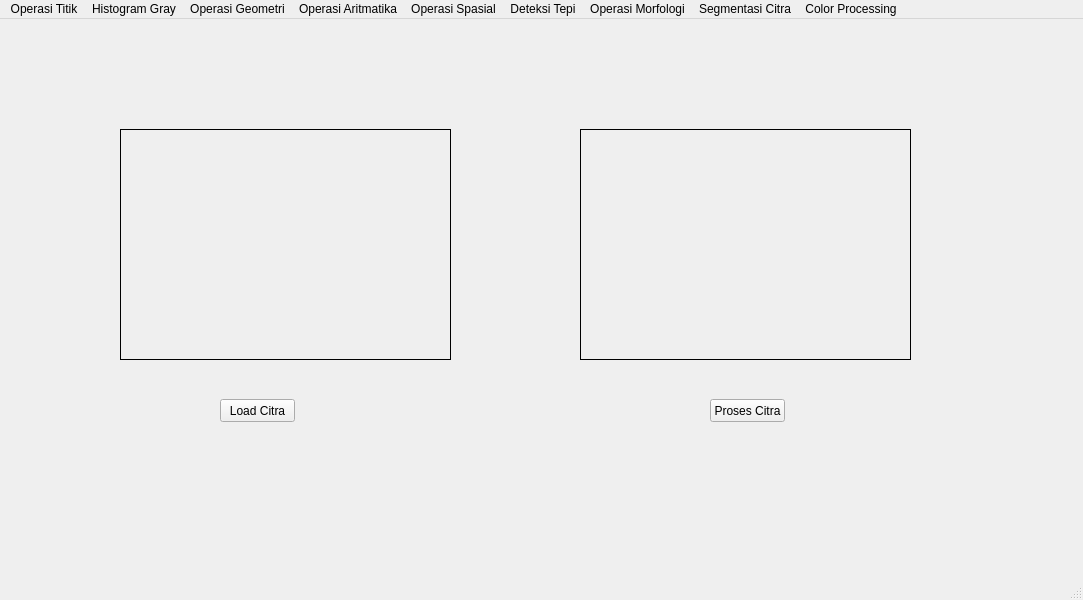
<?xml version="1.0" encoding="UTF-8"?>
<ui version="4.0">
 <class>MainWindow</class>
 <widget class="QMainWindow" name="MainWindow">
  <property name="geometry">
   <rect>
    <x>0</x>
    <y>0</y>
    <width>1083</width>
    <height>600</height>
   </rect>
  </property>
  <property name="windowTitle">
   <string>MainWindow</string>
  </property>
  <widget class="QWidget" name="centralwidget">
   <widget class="QPushButton" name="button_loadCitra">
    <property name="geometry">
     <rect>
      <x>220</x>
      <y>380</y>
      <width>75</width>
      <height>23</height>
     </rect>
    </property>
    <property name="text">
     <string>Load Citra</string>
    </property>
   </widget>
   <widget class="QLabel" name="label">
    <property name="geometry">
     <rect>
      <x>120</x>
      <y>110</y>
      <width>331</width>
      <height>231</height>
     </rect>
    </property>
    <property name="frameShape">
     <enum>QFrame::Box</enum>
    </property>
    <property name="text">
     <string/>
    </property>
   </widget>
   <widget class="QLabel" name="label_2">
    <property name="geometry">
     <rect>
      <x>580</x>
      <y>110</y>
      <width>331</width>
      <height>231</height>
     </rect>
    </property>
    <property name="frameShape">
     <enum>QFrame::Box</enum>
    </property>
    <property name="text">
     <string/>
    </property>
   </widget>
   <widget class="QPushButton" name="button_prosesCitra">
    <property name="geometry">
     <rect>
      <x>710</x>
      <y>380</y>
      <width>75</width>
      <height>23</height>
     </rect>
    </property>
    <property name="text">
     <string>Proses Citra</string>
    </property>
   </widget>
  </widget>
  <widget class="QMenuBar" name="menubar">
   <property name="geometry">
    <rect>
     <x>0</x>
     <y>0</y>
     <width>1083</width>
     <height>21</height>
    </rect>
   </property>
   <widget class="QMenu" name="menuOperasi_Titik">
    <property name="title">
     <string>Operasi Titik</string>
    </property>
    <addaction name="actionOperasi_Pencerahan"/>
    <addaction name="actionSimple_Contrast"/>
    <addaction name="actionContrast_Stretching"/>
    <addaction name="actionNegative_Image"/>
    <addaction name="actionBiner_Image"/>
   </widget>
   <widget class="QMenu" name="menuHistogram_Gray">
    <property name="title">
     <string>Histogram Gray</string>
    </property>
    <addaction name="actionHistogram_Gray"/>
    <addaction name="actionHistogram_RGB"/>
    <addaction name="actionHistogram_Equal"/>
   </widget>
   <widget class="QMenu" name="menuOperasi_Geometri">
    <property name="title">
     <string>Operasi Geometri</string>
    </property>
    <widget class="QMenu" name="menuRotasi">
     <property name="title">
      <string>Rotasi</string>
     </property>
     <addaction name="action90_Derajat"/>
     <addaction name="action45_Derajat"/>
     <addaction name="action180_Derajat"/>
     <addaction name="action_45_Derajat"/>
     <addaction name="action_90_Derajat"/>
    </widget>
    <widget class="QMenu" name="menuResize">
     <property name="title">
      <string>Resize</string>
     </property>
     <addaction name="actionZoom_In"/>
     <addaction name="actionZoom_Out"/>
     <addaction name="actionDimensi"/>
    </widget>
    <addaction name="actionTranslasi"/>
    <addaction name="menuRotasi"/>
    <addaction name="menuResize"/>
    <addaction name="actionCrop"/>
   </widget>
   <widget class="QMenu" name="menuOperasi_Aritmatika">
    <property name="title">
     <string>Operasi Aritmatika</string>
    </property>
    <widget class="QMenu" name="menuBoolean">
     <property name="title">
      <string>Boolean</string>
     </property>
     <addaction name="actionAnd"/>
     <addaction name="actionOr"/>
     <addaction name="actionNot"/>
     <addaction name="actionXor"/>
    </widget>
    <widget class="QMenu" name="menuAritmatika">
     <property name="title">
      <string>Aritmatika</string>
     </property>
     <addaction name="actionAdd"/>
     <addaction name="actionSubtract"/>
    </widget>
    <addaction name="menuAritmatika"/>
    <addaction name="menuBoolean"/>
   </widget>
   <widget class="QMenu" name="menuOperasi_Spasial">
    <property name="title">
     <string>Operasi Spasial</string>
    </property>
    <widget class="QMenu" name="menuImage_Sharpening">
     <property name="title">
      <string>Image Sharpening</string>
     </property>
     <addaction name="actioni"/>
     <addaction name="actionii"/>
     <addaction name="actioniii"/>
     <addaction name="actioniv"/>
     <addaction name="actionv"/>
     <addaction name="actionvi"/>
    </widget>
    <addaction name="actionKonvolusi_2D"/>
    <addaction name="actionMean_Filter"/>
    <addaction name="actionGauss_Filter"/>
    <addaction name="menuImage_Sharpening"/>
    <addaction name="actionMedian_Filter"/>
    <addaction name="actionMax_Filter"/>
    <addaction name="actionMin_Filter"/>
   </widget>
   <widget class="QMenu" name="menuDeteksi_Tepi">
    <property name="title">
     <string>Deteksi Tepi</string>
    </property>
    <addaction name="actionSobel"/>
    <addaction name="actionCanny"/>
   </widget>
   <widget class="QMenu" name="menuOperasi_Morfologi">
    <property name="title">
     <string>Operasi Morfologi</string>
    </property>
    <widget class="QMenu" name="menuMorfologi">
     <property name="title">
      <string>Morfologi</string>
     </property>
     <addaction name="actionDilasi"/>
     <addaction name="actionErosi"/>
     <addaction name="actionOpening"/>
     <addaction name="actionClosing"/>
    </widget>
    <addaction name="menuMorfologi"/>
   </widget>
   <widget class="QMenu" name="menuSegmentasi_Citra">
    <property name="title">
     <string>Segmentasi Citra</string>
    </property>
    <widget class="QMenu" name="menuLocal_Thresholding">
     <property name="title">
      <string>Local Thresholding</string>
     </property>
     <addaction name="actionBinary"/>
     <addaction name="actionBinary_Invers"/>
     <addaction name="actionTrunc"/>
     <addaction name="actionTo_Zero"/>
     <addaction name="actionTo_Zero_Invers"/>
    </widget>
    <widget class="QMenu" name="menuAdaptive_Thresholding">
     <property name="title">
      <string>Adaptive Thresholding</string>
     </property>
     <addaction name="actionMean_Thresholding"/>
     <addaction name="actionGaussian_Thresholding"/>
     <addaction name="actionOtsu_Thresholding"/>
    </widget>
    <addaction name="menuLocal_Thresholding"/>
    <addaction name="menuAdaptive_Thresholding"/>
    <addaction name="actionContour_Image"/>
   </widget>
   <widget class="QMenu" name="menuColor_Processing">
    <property name="title">
     <string>Color Processing</string>
    </property>
    <addaction name="actionColor_Tracking"/>
    <addaction name="actionColor_Picker"/>
    <addaction name="actionObject_Detection"/>
   </widget>
   <addaction name="menuOperasi_Titik"/>
   <addaction name="menuHistogram_Gray"/>
   <addaction name="menuOperasi_Geometri"/>
   <addaction name="menuOperasi_Aritmatika"/>
   <addaction name="menuOperasi_Spasial"/>
   <addaction name="menuDeteksi_Tepi"/>
   <addaction name="menuOperasi_Morfologi"/>
   <addaction name="menuSegmentasi_Citra"/>
   <addaction name="menuColor_Processing"/>
  </widget>
  <widget class="QStatusBar" name="statusbar"/>
  <action name="actionOperasi_Pencerahan">
   <property name="text">
    <string>Operasi Pencerahan</string>
   </property>
  </action>
  <action name="actionSimple_Contrast">
   <property name="text">
    <string>Simple Contrast</string>
   </property>
  </action>
  <action name="actionContrast_Stretching">
   <property name="text">
    <string>Contrast Stretching</string>
   </property>
  </action>
  <action name="actionNegative_Image">
   <property name="text">
    <string>Negative Image</string>
   </property>
  </action>
  <action name="actionOperasi_Biner">
   <property name="text">
    <string>Operasi Biner</string>
   </property>
  </action>
  <action name="actionOperasi_Biner_2">
   <property name="text">
    <string>Operasi Biner</string>
   </property>
  </action>
  <action name="actionBiner_Image">
   <property name="text">
    <string>Biner Image</string>
   </property>
  </action>
  <action name="actionGray_Histogram">
   <property name="text">
    <string>Gray Histogram</string>
   </property>
  </action>
  <action name="actionGray_Histogram_2">
   <property name="text">
    <string>Gray Histogram</string>
   </property>
  </action>
  <action name="actionHistogram_Gray">
   <property name="text">
    <string>Histogram Gray</string>
   </property>
  </action>
  <action name="actionHistogram_RGB">
   <property name="text">
    <string>Histogram RGB</string>
   </property>
  </action>
  <action name="actionHistogram_Equal">
   <property name="text">
    <string>Histogram Equal</string>
   </property>
  </action>
  <action name="actionTranslasi">
   <property name="text">
    <string>Translasi</string>
   </property>
  </action>
  <action name="action90_Derajat">
   <property name="text">
    <string>90 Derajat</string>
   </property>
  </action>
  <action name="action45_Derajat">
   <property name="text">
    <string>45 Derajat</string>
   </property>
  </action>
  <action name="action180_Derajat">
   <property name="text">
    <string>180 Derajat</string>
   </property>
  </action>
  <action name="action_45_Derajat">
   <property name="text">
    <string>-45 Derajat</string>
   </property>
  </action>
  <action name="action_90_Derajat">
   <property name="text">
    <string>-90 Derajat</string>
   </property>
  </action>
  <action name="actionZoom_In">
   <property name="text">
    <string>Zoom In</string>
   </property>
  </action>
  <action name="actionZoom_Out">
   <property name="text">
    <string>Zoom Out</string>
   </property>
  </action>
  <action name="actionDimensi">
   <property name="text">
    <string>Dimensi</string>
   </property>
  </action>
  <action name="actionCrop">
   <property name="text">
    <string>Crop</string>
   </property>
  </action>
  <action name="actionAnd">
   <property name="text">
    <string>And</string>
   </property>
  </action>
  <action name="actionOr">
   <property name="text">
    <string>Or</string>
   </property>
  </action>
  <action name="actionNot">
   <property name="text">
    <string>Not</string>
   </property>
  </action>
  <action name="actionXor">
   <property name="text">
    <string>Xor</string>
   </property>
  </action>
  <action name="actionAdd">
   <property name="text">
    <string>Add</string>
   </property>
  </action>
  <action name="actionSubtract">
   <property name="text">
    <string>Subtract</string>
   </property>
  </action>
  <action name="actionKonvolusi_2D">
   <property name="text">
    <string>Konvolusi 2D</string>
   </property>
  </action>
  <action name="actionMean_Filter">
   <property name="text">
    <string>Mean Filter</string>
   </property>
  </action>
  <action name="actionGauss_Filter">
   <property name="text">
    <string>Gauss Filter</string>
   </property>
  </action>
  <action name="actioni">
   <property name="text">
    <string>i</string>
   </property>
  </action>
  <action name="actionii">
   <property name="text">
    <string>ii</string>
   </property>
  </action>
  <action name="actioniii">
   <property name="text">
    <string>iii</string>
   </property>
  </action>
  <action name="actioniv">
   <property name="text">
    <string>iv</string>
   </property>
  </action>
  <action name="actionv">
   <property name="text">
    <string>v</string>
   </property>
  </action>
  <action name="actionvi">
   <property name="text">
    <string>vi</string>
   </property>
  </action>
  <action name="actionMedian_Filter">
   <property name="text">
    <string>Median Filter</string>
   </property>
  </action>
  <action name="actionMax_Filter">
   <property name="text">
    <string>Max Filter</string>
   </property>
  </action>
  <action name="actionMin_Filter">
   <property name="text">
    <string>Min Filter</string>
   </property>
  </action>
  <action name="actionSobel">
   <property name="text">
    <string>Sobel</string>
   </property>
  </action>
  <action name="actionCanny">
   <property name="text">
    <string>Canny</string>
   </property>
  </action>
  <action name="actionDilasi">
   <property name="text">
    <string>Dilasi</string>
   </property>
  </action>
  <action name="actionErosi">
   <property name="text">
    <string>Erosi</string>
   </property>
  </action>
  <action name="actionOpening">
   <property name="text">
    <string>Opening</string>
   </property>
  </action>
  <action name="actionClosing">
   <property name="text">
    <string>Closing</string>
   </property>
  </action>
  <action name="actionBinary">
   <property name="text">
    <string>Binary</string>
   </property>
  </action>
  <action name="actionBinary_Invers">
   <property name="text">
    <string>Binary Invers</string>
   </property>
  </action>
  <action name="actionTrunc">
   <property name="text">
    <string>Trunc</string>
   </property>
  </action>
  <action name="actionTo_Zero">
   <property name="text">
    <string>To Zero</string>
   </property>
  </action>
  <action name="actionTo_Zero_Invers">
   <property name="text">
    <string>To Zero Invers</string>
   </property>
  </action>
  <action name="actionMean_Thresholding">
   <property name="text">
    <string>Mean Thresholding</string>
   </property>
  </action>
  <action name="actionGaussian_Thresholding">
   <property name="text">
    <string>Gaussian Thresholding</string>
   </property>
  </action>
  <action name="actionOtsu_Thresholding">
   <property name="text">
    <string>Otsu Thresholding</string>
   </property>
  </action>
  <action name="actionContour_Image">
   <property name="text">
    <string>Contour Image</string>
   </property>
  </action>
  <action name="actionColor_Tracking">
   <property name="text">
    <string>Color Tracking</string>
   </property>
  </action>
  <action name="actionColor_Picker">
   <property name="text">
    <string>Color Picker</string>
   </property>
  </action>
  <action name="actionObject_Detection">
   <property name="text">
    <string>Object Detection</string>
   </property>
  </action>
 </widget>
 <resources/>
 <connections/>
</ui>
